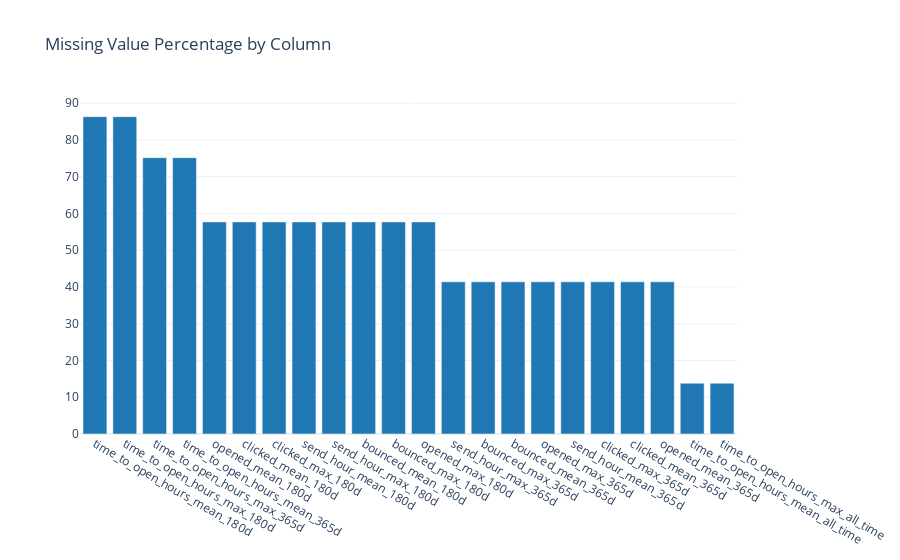

This figure's notebook cell:
### Markdown cell above
## 3.5 Missing Value Analysis

**📖 Interpretation Guide:**
- **MCAR (Missing Completely at Random)**: Missing values have no pattern - safe to impute with mean/median
- **MAR (Missing at Random)**: Missingness depends on other observed variables - use regression imputation
- **MNAR (Missing Not at Random)**: Missingness depends on the missing value itself - create missing indicator

**⚠️ What to Watch For:**
- Columns with >50% missing may need to be dropped
- Highly correlated missing patterns suggest MAR
- ID columns with missing values indicate data integrity issues

### Code cell
missing_data = []
for col_name, col_info in findings.columns.items():
    null_count = col_info.universal_metrics.get("null_count", 0)
    null_pct = col_info.universal_metrics.get("null_percentage", 0)
    if null_count > 0:
        missing_data.append({
            "Column": col_name,
            "Missing Count": null_count,
            "Missing %": f"{null_pct:.2f}%"
        })

if missing_data:
    missing_df = pd.DataFrame(missing_data).sort_values("Missing Count", ascending=False)
    print("Columns with Missing Values:")
    display(missing_df)
    
    fig = charts.bar_chart(
        missing_df["Column"].tolist(),
        [float(x.replace("%", "")) for x in missing_df["Missing %"].tolist()],
        title="Missing Value Percentage by Column"
    )
    display_figure(fig)
else:
    print("No missing values detected.")

### Figure 1 — Plotly figure (JSON) as saved in the notebook; plotly's stock layout.template omitted (floating-point values rounded to 4 significant figures)
{"data": [{"marker": {"color": "#1f77b4"}, "type": "bar", "x": ["time_to_open_hours_mean_180d", "time_to_open_hours_max_180d", "time_to_open_hours_max_365d", "time_to_open_hours_mean_365d", "opened_mean_180d", "clicked_mean_180d", "clicked_max_180d", "send_hour_mean_180d", "send_hour_max_180d", "bounced_mean_180d", "bounced_max_180d", "opened_max_180d", "send_hour_max_365d", "bounced_max_365d", "bounced_mean_365d", "opened_max_365d", "send_hour_mean_365d", "clicked_max_365d", "clicked_mean_365d", "opened_mean_365d", "time_to_open_hours_mean_all_time", "time_to_open_hours_max_all_time"], "y": [86.31, 86.31, 75.17, 75.17, 57.7, 57.7, 57.7, 57.7, 57.7, 57.7, 57.7, 57.7, 41.4, 41.4, 41.4, 41.4, 41.4, 41.4, 41.4, 41.4, 13.81, 13.81]}], "layout": {"title": {"text": "Missing Value Percentage by Column"}, "xaxis": {"title": {}}, "yaxis": {"title": {}}}}
